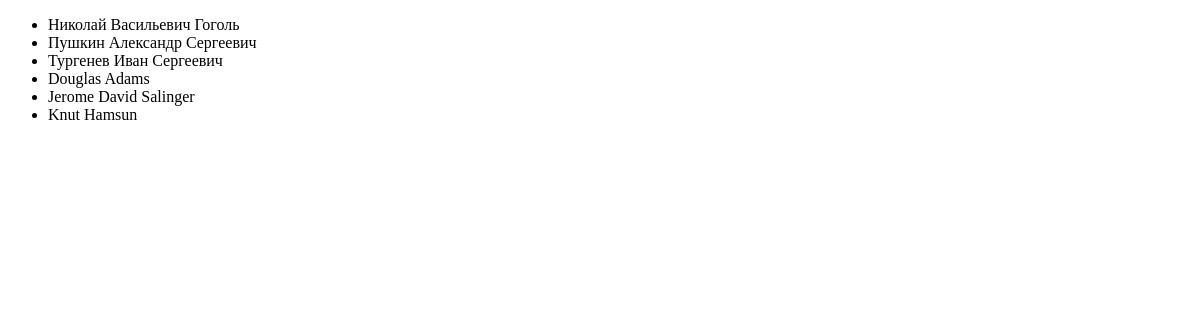
Before: /authors/ with the older database file.
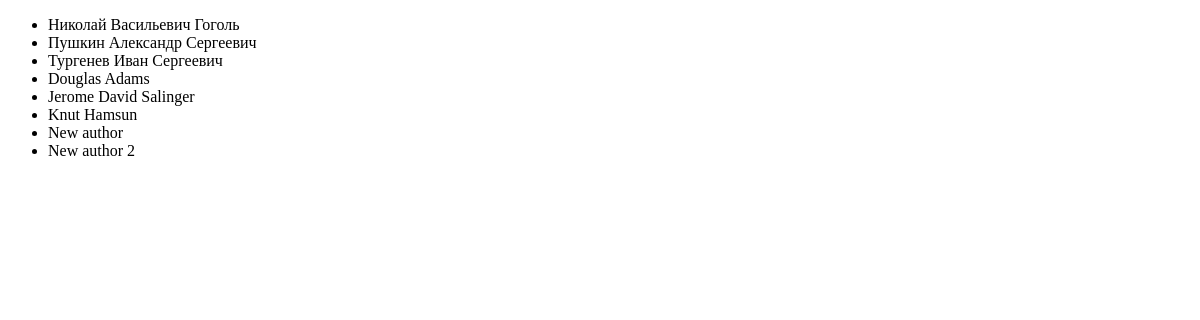
After: the same page with the newer database file.
### app_first/models.py (models this page shows, shortened)
class Author(models.Model):
    full_name = models.TextField()
    birth_year = models.SmallIntegerField()
    country = models.CharField(max_length=2)

### app_first/views.py (the view)
# urls.py: path('authors/', AuthorList.as_view(), name='author_list'),
class AuthorList(ListView):
    model = Author
    template_name = 'authors_list.html'

### app_first/templates/authors_list.html (shortened to what this page needs)
<!DOCTYPE html>
<html lang="en">
<head>
</head>
<body>
	<ul>
		{% for author in object_list %}
		    <li>{{ author.full_name }}</li>
		{% endfor %}
	</ul>
</body>
</html>

Changed rows visible on the page:
added Author: full_name "New author"
added Author: full_name "New author 2"
